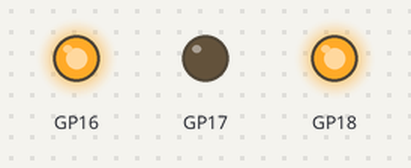
The program below on a simulated Raspberry Pi Pico running MicroPython. Shown: output pins drawn as LEDs (lit = HIGH).

Above: at 0.05 s.
At 7.05 s:
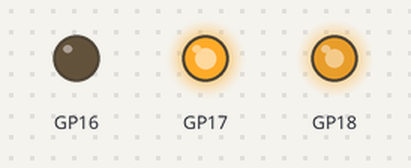
At 13.95 s:
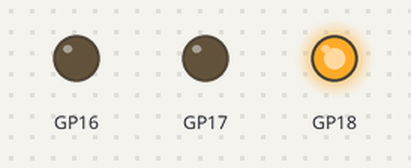
Timing chart, 0 to 18.2 s (numbered marks = the images above):
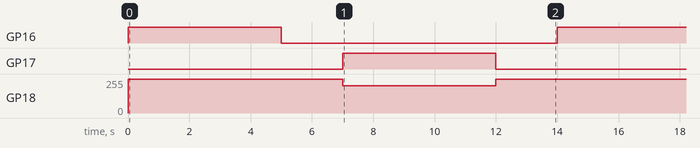

Measured:
- by itself, GP16, GP17: alternates HIGH for 5.0 s and LOW for 9.0 s
- by itself, GP18: repeats every 14.0 s: 204/255 5.0 s, 255/255 9.0 s

The program:

Project_18__Small_Fan.py
```python
from machine import Pin
import time

#Pin of each section of L293D and set as output
IN1_Pin = 17
IN2_Pin = 16
ENA_Pin = 18 #Control the speed of the motor

# speed：speed，0-100
# direction: Rotation direction,1 is clockwise,0 stops,-1 counterclockwise
# speed_pin：Pin number that controls the start and stop of the motor
def motorRun(speed, direction, speed_pin, clockwise_pin, anti_clockwise_pin):
    if speed > 100: speed=100
    if speed < 0: speed=0
    in1 = machine.Pin(anti_clockwise_pin, machine.Pin.OUT)
    in2 = machine.Pin(clockwise_pin, machine.Pin.OUT)
    pwm = machine.PWM(machine.Pin(speed_pin))
    pwm.freq(50)
    pwm.duty_u16(int(speed/100*65535))
    if direction < 0:
        in2.value(0)
        in1.value(1)
    if direction == 0:
        in2.value(0)
        in1.value(0)
    if direction > 0:
        in2.value(1)
        in1.value(0)

while True:
    motorRun(100, 1, ENA_Pin, IN2_Pin, IN1_Pin)
    time.sleep(5)
    motorRun(100, 0, ENA_Pin, IN2_Pin, IN1_Pin)
    time.sleep(2)
    motorRun(80, -1, ENA_Pin, IN2_Pin, IN1_Pin)
    time.sleep(5)
    motorRun(100, 0, ENA_Pin, IN2_Pin, IN1_Pin)
    time.sleep(2)
```
